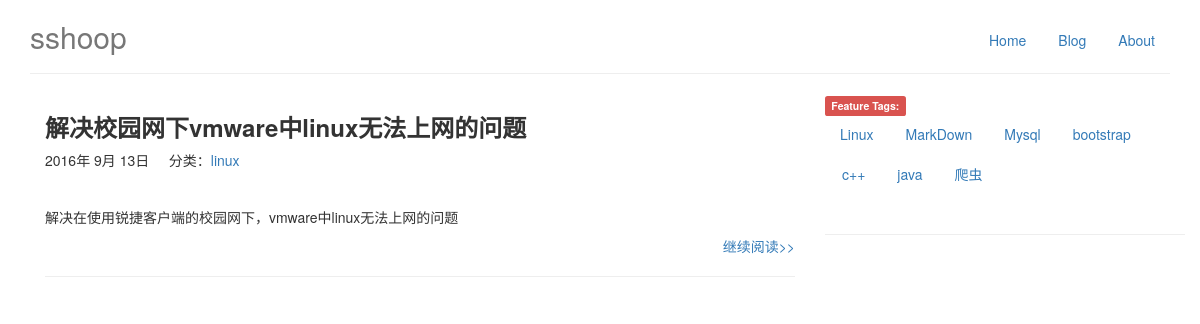
The app's page /blog/category/7 with its own data.
### blog/models.py (models this page shows, shortened)
class Article(models.Model):
    STATUS_CHOICES = (
        ('d', '草稿'),
        ('p', '发布'),
    )
    article_title = models.CharField(u'标题', max_length=50)
    article_text = models.TextField(u'正文', help_text='支持MarkDown语法')
    article_abstract = models.TextField(u'摘要', help_text='支持MarkDown语法')
    article_create_time = models.DateTimeField(u'创建时间', auto_now_add=True)
    article_change_time = models.DateTimeField(u'修改时间', auto_now=True)
    article_status = models.CharField('文章状态', max_length=1, choices=STATUS_CHOICES)
    article_index = models.BooleanField(u'首页', default=False)
    article_views = models.PositiveIntegerField(u'浏览量', default=0)
    article_likes = models.PositiveIntegerField(u'点赞数', default=0)
    article_category = models.ForeignKey('Category', verbose_name='分类')
    article_tag = models.ManyToManyField('Tag', verbose_name='标签', blank=True,)

class Category(models.Model):
    category_name = models.CharField(u'类名', max_length=20)
    category_create_time = models.DateTimeField(u'创建时间', auto_now_add=True)
    category_change_time = models.DateTimeField(u'修改时间', auto_now=True)
    def __str__(self):
        return self.category_name

class Tag(models.Model):
    tag_name = models.CharField(u'标签名', max_length=20)
    tag_create_time = models.DateTimeField(u'创建时间', auto_now_add=True)
    tag_change_time = models.DateTimeField(u'修改时间', auto_now=True)

### blog/views.py (the view)
# urls.py: url(r'^category/(?P<category_id>\d+)$', views.CategoryView.as_view(), name='category'),
class CategoryView(ListView):
    template_name = 'blog/blog_index.html'
    context_object_name = 'article_list'
    def get_queryset(self):
        article_list = Article.objects.filter(article_category=self.kwargs['category_id'], article_status='p')
        return article_list
    def get_context_data(self, **kwargs):
        kwargs['category_list'] = Category.objects.all().order_by('category_name')
        kwargs['tag_list'] = Tag.objects.all().order_by('tag_name')
        return super(CategoryView, self).get_context_data(**kwargs)

### blog/templates/blog/blog_index.html (shortened to what this page needs)
{% extends 'base.html' %}
{% block context %}
<div class="container">
    <div class="row">
        <div class="col-md-8">
            {% block article %}
                {% for article in article_list %}
                    <h3 class="thick">{{ article.article_title }}</h3>
                    <p class="text-left">
                        {{ article.article_create_time.year}}年
                        {{ article.article_create_time.month}}月
                        {{ article.article_create_time.day}}日
                        &nbsp;&nbsp;&nbsp;&nbsp;分类：<a href="{% url 'blog:category' article.article_category.id %}">{{ article.article_category }}</a>
                    </p>
                    <br/>
                    <h5 class="blog-post-title">{{ article.article_abstract |safe }}</h5>
                    <a href="{% url 'blog:detail' article.pk %}">
                        <p class="text-right">继续阅读>></p>
                    </a>
                    <hr />
                {% endfor %}
            {% endblock %}
        </div>
        <div class="col-md-4">
            {% block tag %}
                <span class="label label-danger">Feature Tags:</span>
                <ul class="nav nav-pills" role="tablist">
                    {% for tag in tag_list %}
                        <li role="presentation">
                            <a href="{% url 'blog:tag' tag.pk %}">{{ tag.tag_name }}</a>
                        </li>
                    {% endfor %}
                </ul>
                <br />
                <hr />
            {% endblock %}
        </div>
    </div>
</div>
{% endblock %}

### blog/templates/blog/blog_index.html (style rules this page uses)
h3.thick { font-weight: bold }

### records on screen
Article: article_title "解决校园网下vmware中linux无法上网的问题", article_create_time.year "2016", article_create_time.month "9", article_create_time.day "13", article_category "linux", article_abstract "解决在使用锐捷客户端的校园网下，vmware中linux无法上网的问题"
Tag: tag_name "Linux"
Tag: tag_name "MarkDown"
Tag: tag_name "Mysql"
Tag: tag_name "bootstrap"
Tag: tag_name "c++"
Tag: tag_name "java"
Tag: tag_name "爬虫"
